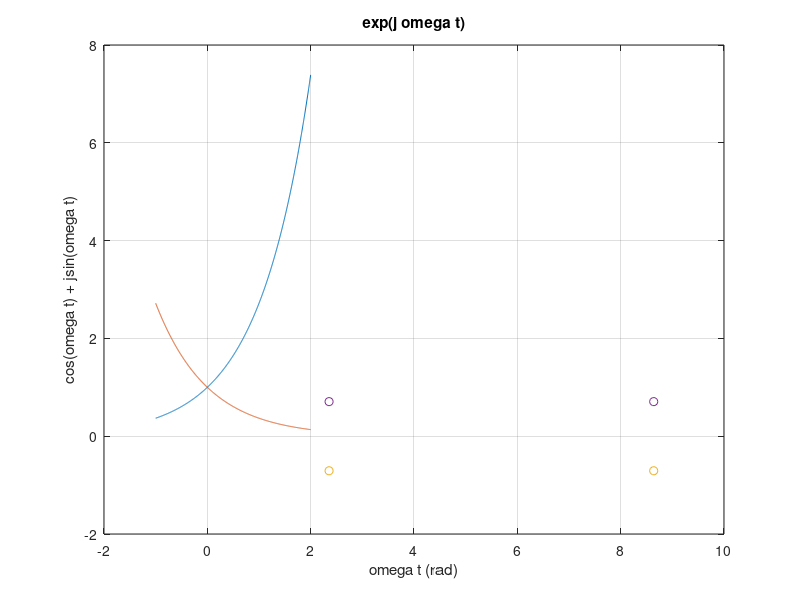
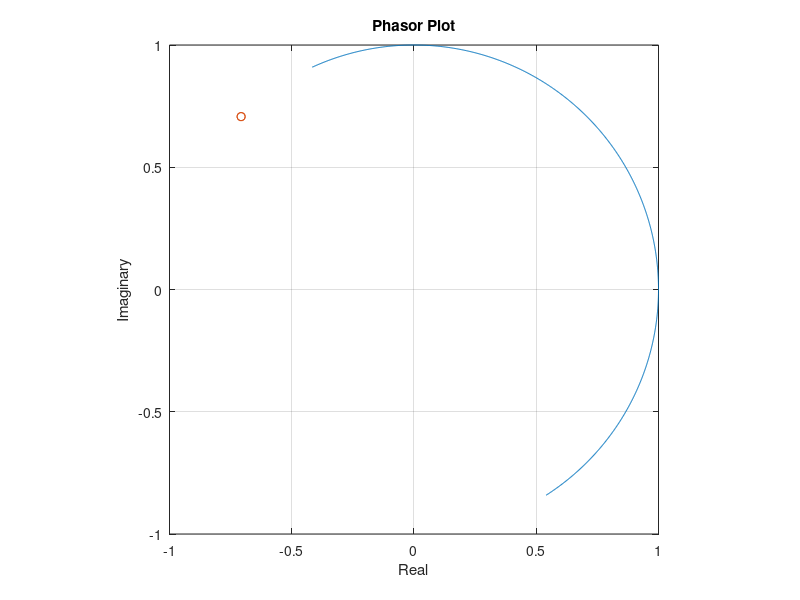

Source code (MATLAB) for these figures, in order:
%% Exponentials 
%% Plots $e^omega t$ to help in the visualization
% of the Exponential Fourier Series
%
% Prepared for EG-247 by 
% C.P. Jobling
%% The decaying exponentail
t=linspace(-1,2,1000);
figure
plot(t,exp(t),t,exp(-t))
hold on
% Real
plot([3*pi/4,2*pi+3*pi/4],[cos(3*pi/4),cos(2*pi+3*pi/4)],'o')
% Imaginary
plot([3*pi/4,2*pi+3*pi/4],[sin(3*pi/4),sin(2*pi+3*pi/4)],'o')
title('exp(j omega t)')
xlabel('omega t (rad)')
ylabel('cos(omega t) + jsin(omega t)')
grid
hold off
%% The phasor plot
figure
plot(cos(t),sin(t))
hold on
plot([cos(3*pi/4),cos(2*pi+3*pi/4)],[sin(3*pi/4),sin(2*pi+3*pi/4)],'o')
axis('square')
title('Phasor Plot')
ylabel('Imaginary')
xlabel('Real')
grid
hold off
